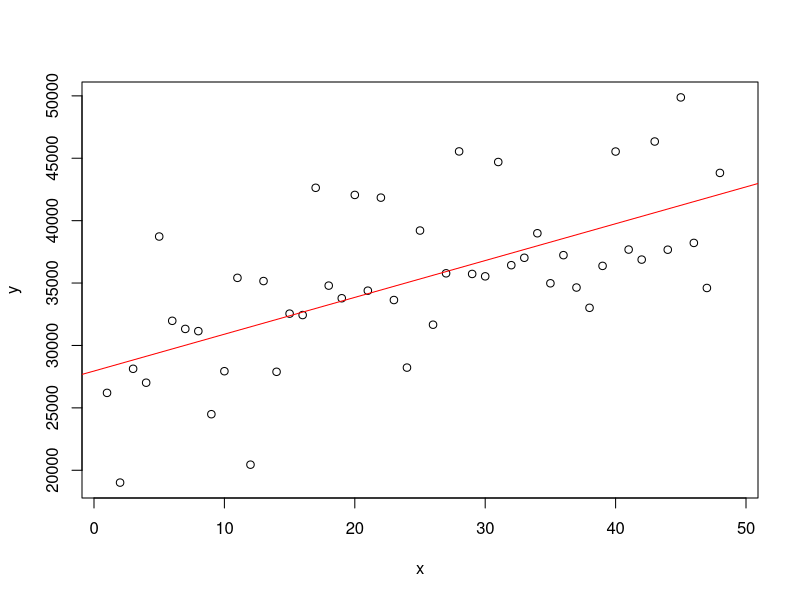
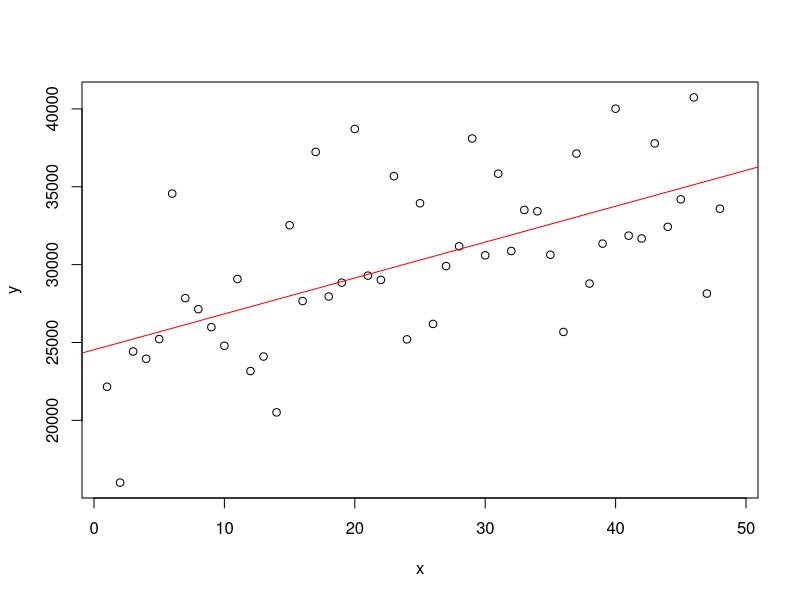
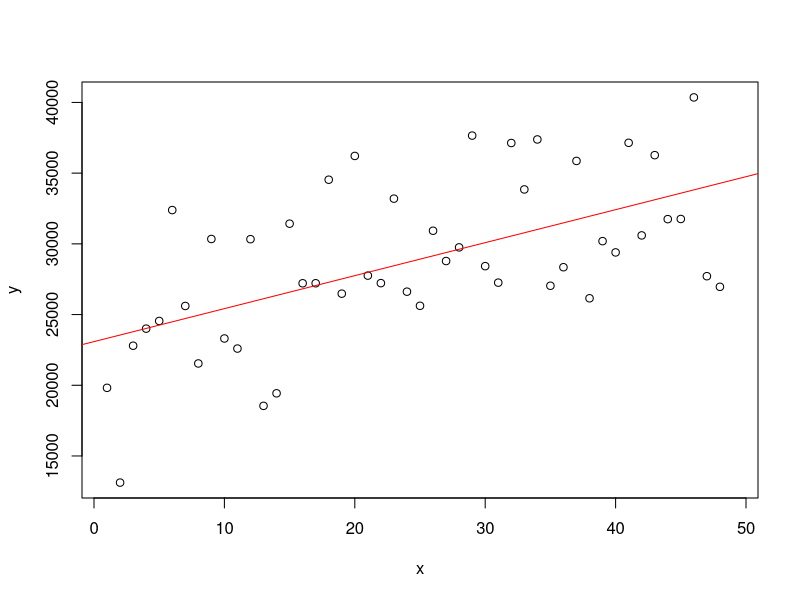
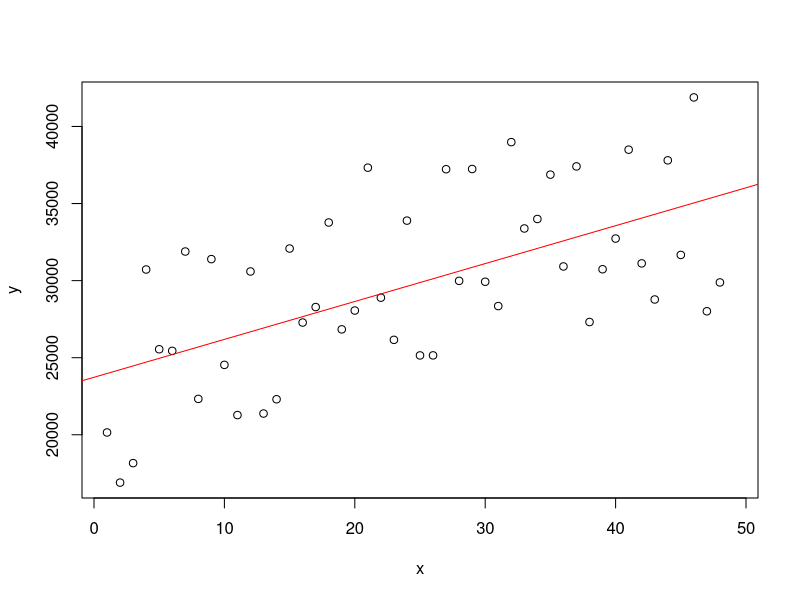
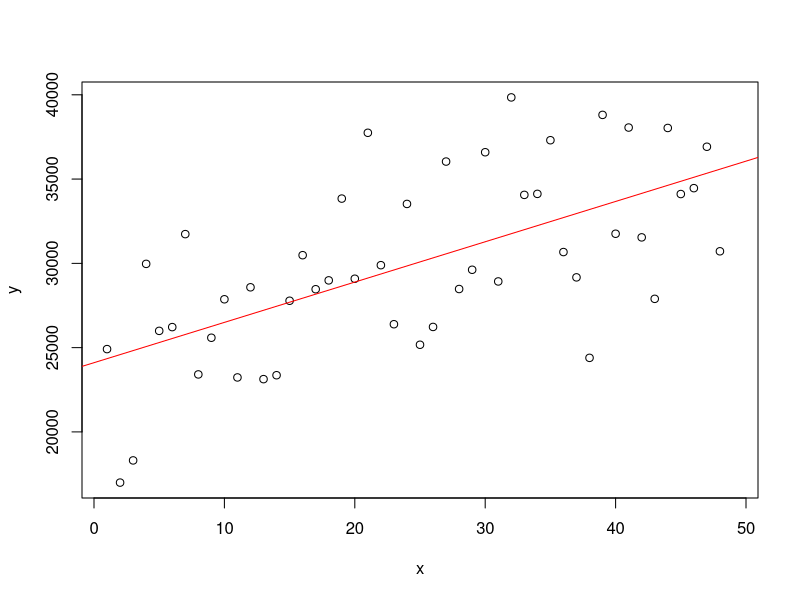
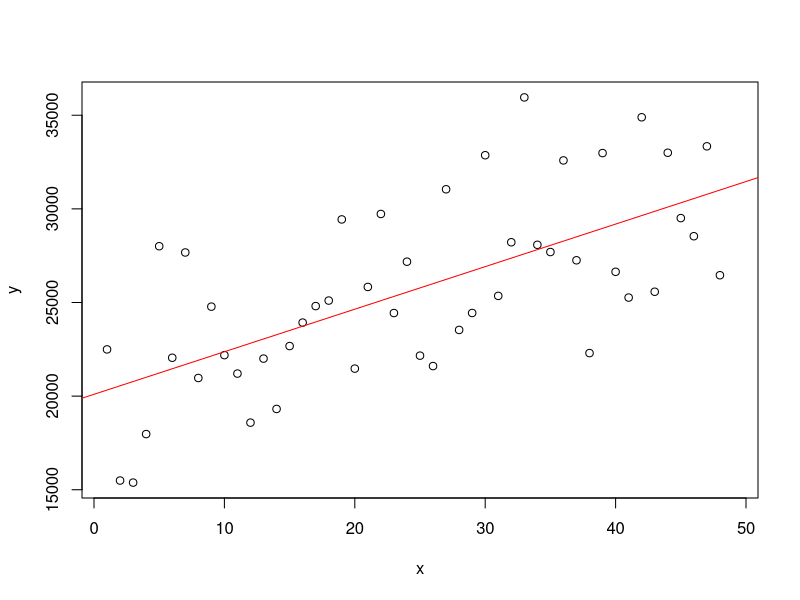
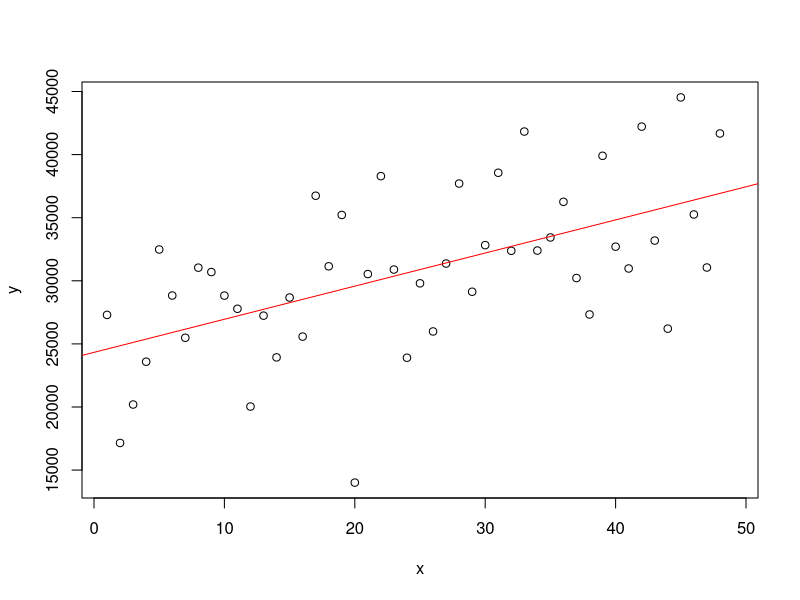

The R source for these figures, in order:
library(plyr)

x <- 0:4
y <- c(1, -1, 1, -1, 1)
#y <- seq(0,100, by=.01)

data <- read.table("dayofweek.csv", sep=",")
names(data) = c("zone","year","month", "weekday","count")
data <- arrange(data, year, month, weekday)


getParameter <- function(x,y) {
	if(length(x) == length(y)) {
		fit = lm(y ~ x)
		suppressWarnings(m <- summary(fit)$coefficients[2,1])
		suppressWarnings(b <- summary(fit)$coefficients[1,1])
	} else {
		m <- NULL
		return(m)
	}
	return(data.frame(m=m,b=b))
}

d <- data$count[data["weekday"] == 1]
x <- 1:length(d)
y <- d
fit <- lm(y ~ x)

p <- getParameter(x,y)
#plot(x,y,xlim=c(1,length(d)+1))
#tx <- 337
#points(x=tx,y=(tx*p["m"][1,1]+p["b"][1,1]))

#abline(fit, col="red")
for(w in 1:7) {
	filename <- paste("weekday_", w, ".png")
	png(filename)
	d <- data$count[data["weekday"] == w]
	x <- 1:length(d)
	y <- d
	fit <- lm(y ~ x)
	plot(x,y,xlim=c(1,length(d)+1))
	abline(fit, col="red")
	rm(x)
	rm(y)
	rm(fit)
	rm(d)
	dev.off()
}
